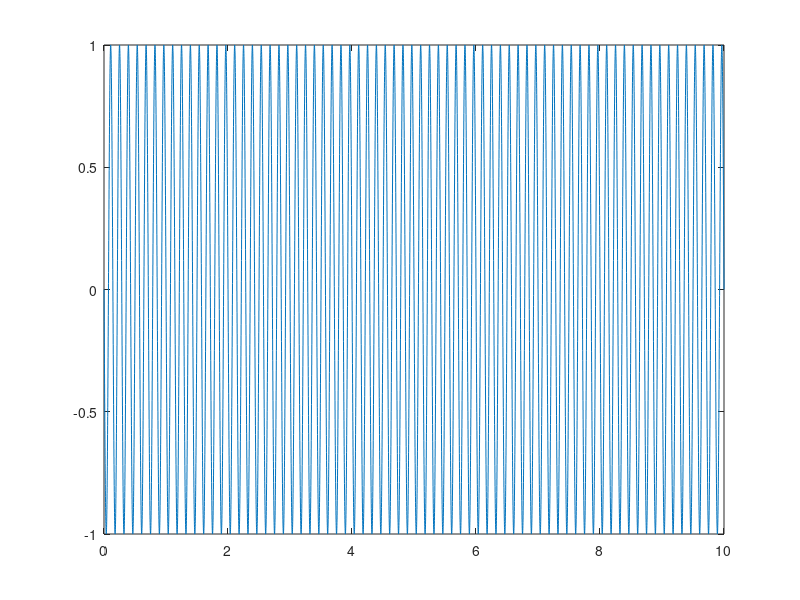
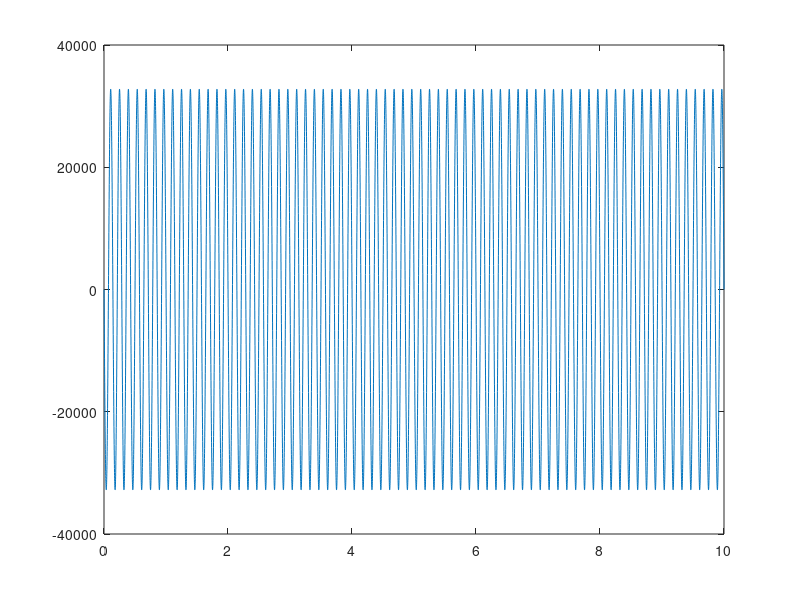
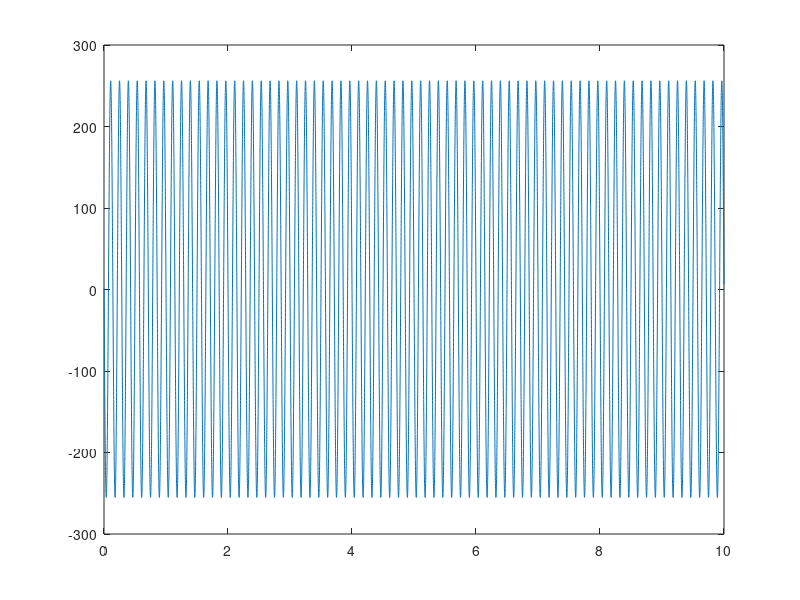

The MATLAB script that drew these images, in order:
clc
clear
close

load("wyniki.txt");
load("wyniki2.txt");

min(wyniki2)
max(wyniki2)

stairs(wyniki(:,1),wyniki(:,2));
figure
stairs(wyniki(:,1),wyniki(:,3));
figure;
stairs(wyniki2(:,1),wyniki2(:,2));